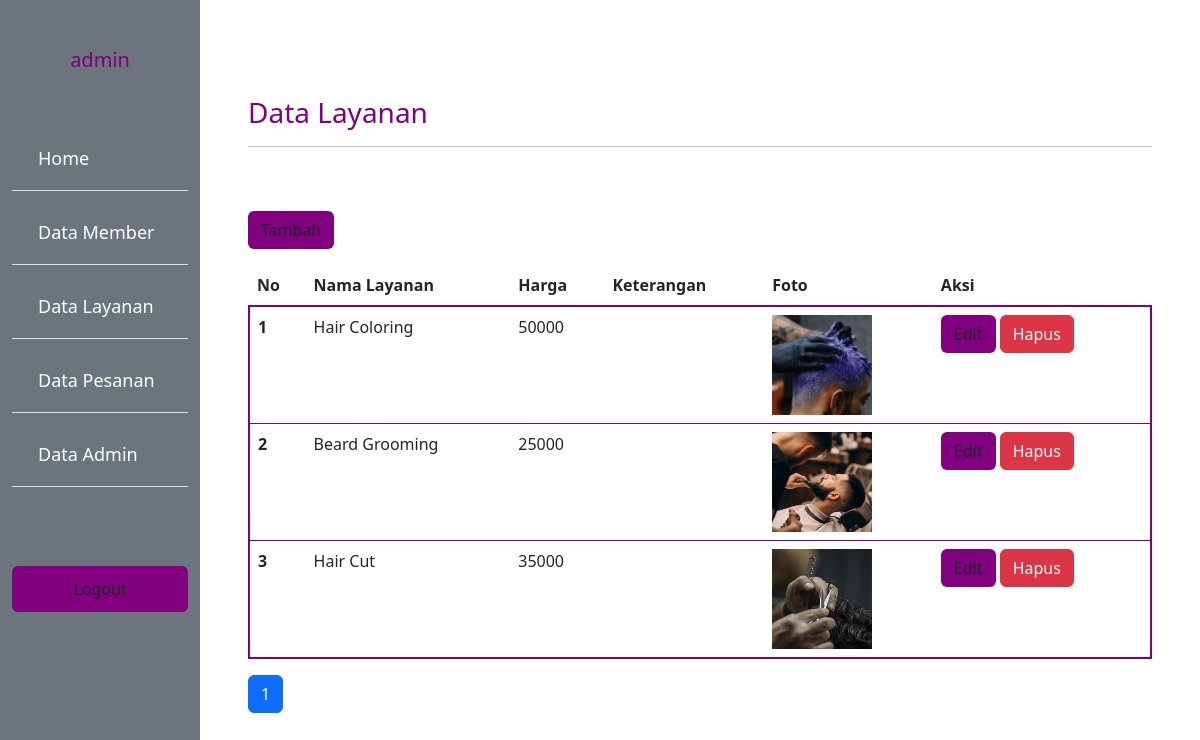
The page /admin/layanan.php (signed in) on the database its author committed.
### tables this page shows
CREATE TABLE `layanan_barber` (
  `barber_id_layanan` int(11) NOT NULL,
  `barber_nama` varchar(35) NOT NULL,
  `barber_keterangan` text NOT NULL,
  `barber_harga` int(11) NOT NULL,
  `barber_foto` text NOT NULL
);

### functions.php (called while the page is built, shortened)
<?php
$conn = mysqli_connect("localhost", "root", "", "barber");
function query($query)
{
  global $conn;
  $result = mysqli_query($conn, $query);
  $rows = [];
  while ($row = mysqli_fetch_assoc($result)) {
    $rows[] = $row;
  }
  return $rows;
}

### admin/layanan.php (the view, shortened to what this page needs)
<?php
require "../functions.php";
$jmlHalamanPerData = 3;
$jumlahData = count(query("SELECT * FROM layanan_barber"));
$jmlHalaman = ceil($jumlahData / $jmlHalamanPerData);
if (isset($_GET["halaman"])) {
  $halamanAktif = $_GET["halaman"];
} else {
  $halamanAktif = 1;
}
$awalData = ($jmlHalamanPerData * $halamanAktif) - $jmlHalamanPerData;
$layanan = query("SELECT * FROM layanan_barber LIMIT $awalData, $jmlHalamanPerData");
?>
<!DOCTYPE html>
<html lang="en">
<head>
  <link rel="stylesheet" href="../style.css">
  <link href="https://cdn.jsdelivr.net/npm/bootstrap@5.3.0-alpha1/dist/css/bootstrap.min.css" rel="stylesheet">
</head>
<body>
  <div class="container-fluid">
    <div class="row min-vh-100">
      <div class="sidebar col-2 bg-secondary">
        <h5 class="mt-5 judul text-center">
          <h5 class="mt-5 judul text-center"><?= $_SESSION["username"]; ?></h5>
        </h5>
        <ul class="list-group list-group-flush">
          <li class="list-group-item bg-transparent"><a href="home.php">Home</a></li>
          <li class="list-group-item bg-transparent"><a href="member.php">Data Member</a></li>
          <li class="list-group-item bg-transparent"><a href="layanan.php">Data Layanan</a></li>
          <li class="list-group-item bg-transparent"><a href="pesan.php">Data Pesanan</a></li>
          <li class="list-group-item bg-transparent"><a href="admin.php">Data Admin</a></li>
          <li class="list-group-item bg-transparent"></li>
        </ul>
        <a href="../logout.php" class="mt-5 btn btn-inti text-dark">Logout</a>
      </div>
      <div class="col-10 p-5 mt-5">
        <h3 class="judul">Data Layanan</h3>
        <hr>
        <button class="btn btn-inti mt-5" data-bs-toggle="modal" data-bs-target="#tambahModal1">Tambah</button>
        <table class="table table-hover mt-3">
          <thead class="table-inti">
            <tr>
              <th scope="col">No</th>
              <th scope="col">Nama Layanan</th>
              <th scope="col">Harga</th>
              <th scope="col">Keterangan</th>
              <th scope="col">Foto</th>
              <th scope="col">Aksi</th>
            </tr>
          </thead>
          <tbody class="text">
            <?php $i = 1; ?>
            <?php foreach ($layanan as $row) : ?>
              <tr>
                <th scope="row"><?= $i++; ?></th>
                <td><?= $row["barber_nama"]; ?></td>
                <td><?= $row["barber_harga"]; ?></td>
                <td><?= $row["barber_keterangan"]; ?></td>
                <td><img src="../img/<?= $row["barber_foto"]; ?>" width="100" height="100"></td>
                <td>
                  <button class="btn btn-inti" data-bs-toggle="modal" data-bs-target="#editModal<?= $row["barber_id_layanan"]; ?>">Edit</button>
                  <a href="./controller/hapusLpg.php?id=<?= $row["barber_id_layanan"]; ?>" class="btn btn-danger">Hapus</a>
                </td>
              </tr>
            <?php endforeach; ?>
          </tbody>
        </table>
        <ul class="pagination">
          <?php for ($i = 1; $i <= $jmlHalaman; $i++) : ?>
            <?php if ($i == $halamanAktif) : ?>
              <li class="page-item active"><a class="page-link" href="?halaman=<?= $i; ?>"><?= $i; ?></a></li>
            <?php else : ?>
              <li class="page-item "><a class="page-link" href="?halaman=<?= $i; ?>"><?= $i; ?></a></li>
            <?php endif; ?>
          <?php endfor; ?>
        </ul>
      </div>
</body>
</html>

### style.css (style rules this page uses)
:root { --primary: #800080; --hover: #800080; --bg: #eeeeee; }
.table-inti { background-color: var(--primary); }
.judul { color: var(--primary); }
.text { border: 2px solid var(--primary); border-radius: 8px; background-color: var(--bg); }
.btn-inti { background-color: var(--primary) !important; }
.sidebar ul { list-style: none; margin-top: 50px; }
.sidebar li { color: white; text-decoration: none; font-size: 18px; margin: 5px 0; }
.sidebar a { display: block; color: white; padding: 10px; text-decoration: none; }

### rows shown on the page
layanan_barber: barber_nama "Hair Coloring", barber_harga "50000", barber_foto (picture)
layanan_barber: barber_nama "Beard Grooming", barber_harga "25000", barber_foto (picture)
layanan_barber: barber_nama "Hair Cut", barber_harga "35000", barber_foto (picture)

### other values the page prints
$_SESSION["username"] "admin"
